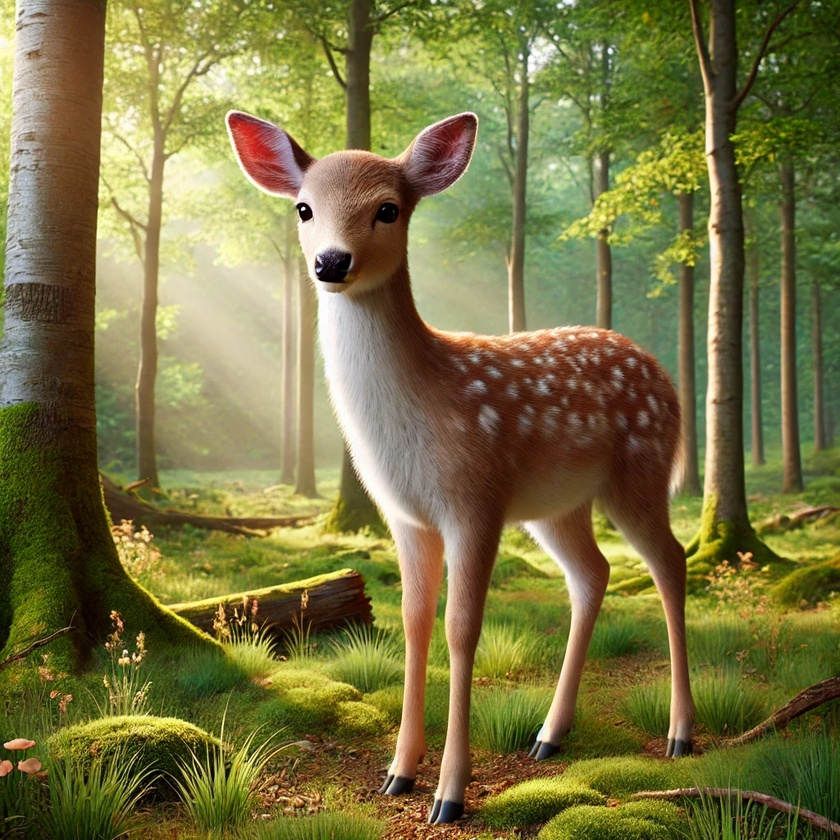
#> input picture input/lgtm.jpg, 840 x 840 px, shrunk from 1024 x 1024 before the run; its folder holds only this picture in this run
$ python lgtm.py
#> lines starting #> are read from the running program, lines starting #| are printed output that depends on the picture
import os
from PIL import Image, ImageDraw, ImageFont

def create_lgtm_images(input_folder="input", output_folder="output", text="L  G  T  M", font_size=130, text_color="white"):
#> called with input_folder = 'input', output_folder = 'output', text = 'L  G  T  M', font_size = 130, text_color = 'white'
    if not os.path.exists(output_folder):
        os.makedirs(output_folder)

    for filename in os.listdir(input_folder):
        if filename.endswith(".jpg"):
            input_path = os.path.join(input_folder, filename)
            output_path = os.path.join(output_folder, filename)

            image = Image.open(input_path)
#> image is the input picture: PIL image 840x840 RGB; mean R, G, B 120.9, 116.2, 65.3
            draw = ImageDraw.Draw(image)

            try:
                font = ImageFont.truetype("arial.ttf", font_size)
            except IOError:
                font = ImageFont.load_default()

            text_bbox = draw.textbbox((0, 0), text, font=font)
#> text_bbox = (0, 24, 613, 123)
            text_width = text_bbox[2] - text_bbox[0]
#> text_width = 613
            text_height = text_bbox[3] - text_bbox[1]
#> text_height = 99
            text_x = (image.width - text_width) / 2
#> text_x = 113.5
            text_y = (image.height - text_height) / 2
#> text_y = 370.5

            draw.text((text_x, text_y), text, font=font, fill=text_color)
            draw.text((text_x*0.8, text_y*1.4), " Looks  Good  To  Me !!! ", font=ImageFont.truetype("arial.ttf", 60), fill=text_color)

            image.save(output_path)
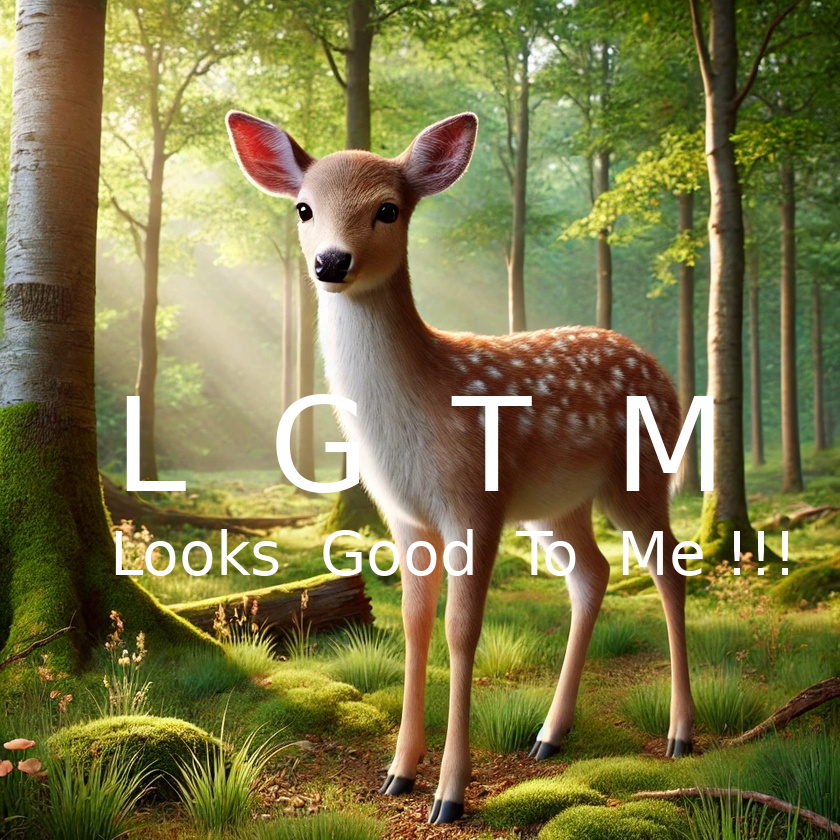
#> saved as lgtm.jpg: PIL image 840x840 RGB; mean R, G, B 124, 119.7, 69.9
            print(f"LGTM画像を{output_path}に保存しました。")

create_lgtm_images()
